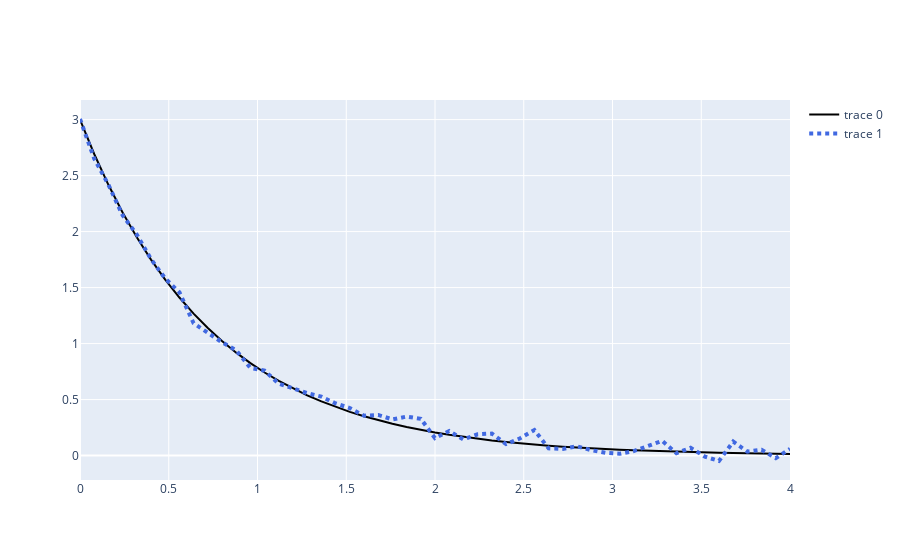

The code cell stored with this chart in its notebook:
### Code cell
fig = go.Figure()

fig.add_trace(go.Scatter(
     x=x
    ,y=y
    ,line=dict(color='black',width=2)))
fig.add_trace(go.Scatter(x=x,y=medicion,
                         line=dict(
                             color='royalblue'
                             ,width=4
                             ,dash='dot')))
fig.show()
